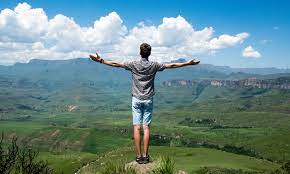
#> input picture test1.jpg, 290 x 174 px
$ python watercolor_img.py
#> lines starting #> are read from the running program, lines starting #| are printed output that depends on the picture
#fixing the imports
import cv2
import numpy as np

#..........phase1
#reading the img
image = cv2.imread('test1.jpg')
#> image is the input picture: shape (174, 290, 3); mean B, G, R 138.4, 137.3, 104.9

#resizing the image
#interpolation is cubic for best result
image_resized= cv2.resize(image,None,fx=1,fy=1)

#..........phase2
#removing impurities
image_cleared=cv2.medianBlur(image_resized,3)
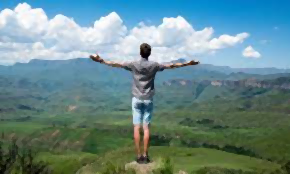
#> image_cleared: shape (174, 290, 3); mean B, G, R 138.5, 137.4, 104.9
image_cleared=cv2.medianBlur(image_cleared,3)
image_cleared=cv2.medianBlur(image_cleared,3)

image_cleared=cv2.edgePreservingFilter(image_cleared,sigma_s=5)
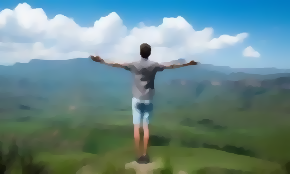
#> image_cleared: shape (174, 290, 3); mean B, G, R 138.5, 137.4, 104.9

#.......phase3
#Bilateral Image filtering
image_filtered=cv2.bilateralFilter(image_cleared,3,10,5)
#cv2.bilateralFilter(src,d,sigmacolor,sigmaspace)

for i in range(2):
    image_filtered=cv2.bilateralFilter(image_filtered,3,20,10)

for i in range(3):
    image_filtered=cv2.bilateralFilter(image_filtered,3,30,10)


#..........phase4
#sharpening the image using addweighted()
gaussian_mask=cv2.GaussianBlur(image_filtered,(7,7),2)
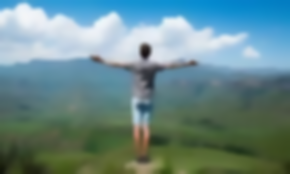
#> gaussian_mask: shape (174, 290, 3); mean B, G, R 138.5, 137.4, 104.9
image_sharp=cv2.addWeighted(image_filtered,1.5,gaussian_mask,-0.5,0)
image_sharp=cv2.addWeighted(image_sharp,1.4,gaussian_mask,-0.2,10)
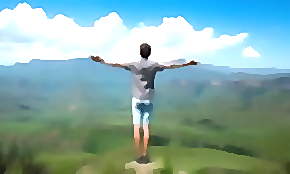
#> image_sharp: shape (174, 290, 3); mean B, G, R 167.6, 170.8, 133.5

#displaying image
cv2.imshow('final Image',image_sharp)
cv2.imshow('clear Impurities',image_cleared)
cv2.imshow('original',image_resized)
#cv2.imwrite('jpg file',image_sharp)
cv2.waitKey(0)

$ run again, with nature.jpg copied over test1.jpg
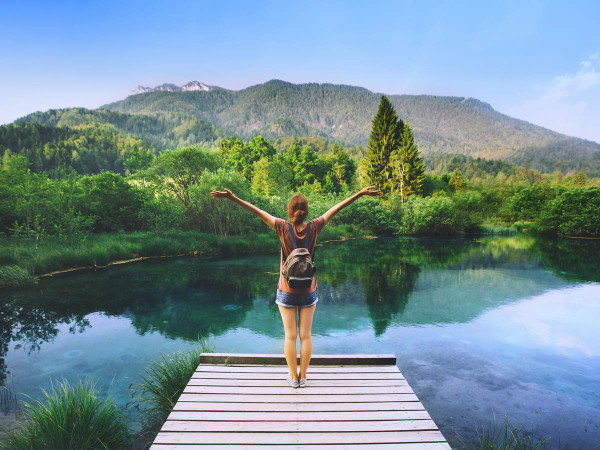
#> input picture nature.jpg, 600 x 450 px
#> image is the input picture: shape (450, 600, 3); mean B, G, R 147.9, 141.5, 116.6
#> `gaussian_mask=cv2.GaussianBlur(image_filtered,(7,7),2)`:
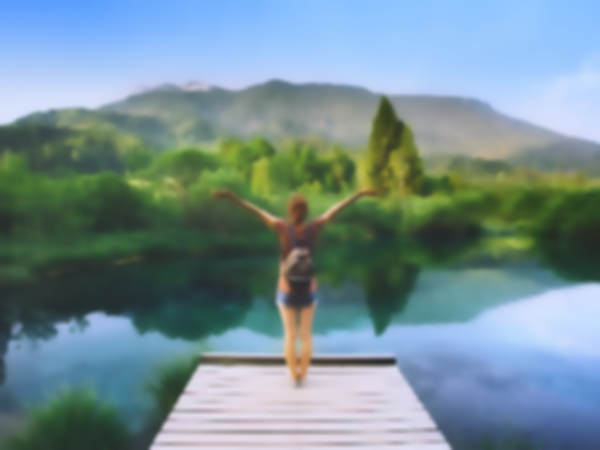
#> gaussian_mask: shape (450, 600, 3); mean B, G, R 148.3, 141.9, 117
#> `image_sharp=cv2.addWeighted(image_sharp,1.4,gaussian_mask,-0.2,10)`:
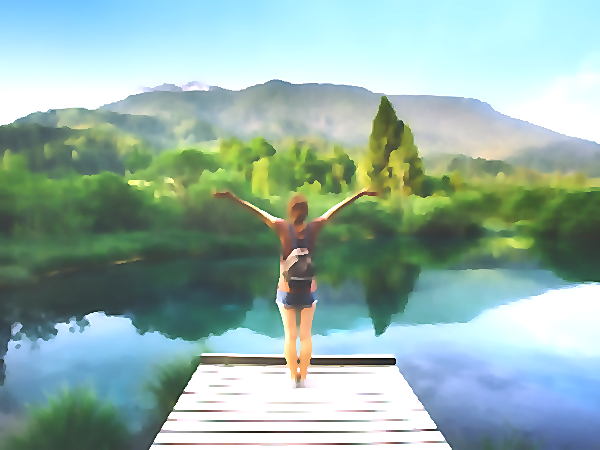
#> image_sharp: shape (450, 600, 3); mean B, G, R 169.9, 177.6, 148

$ run again, with test2.webp saved as test1.jpg
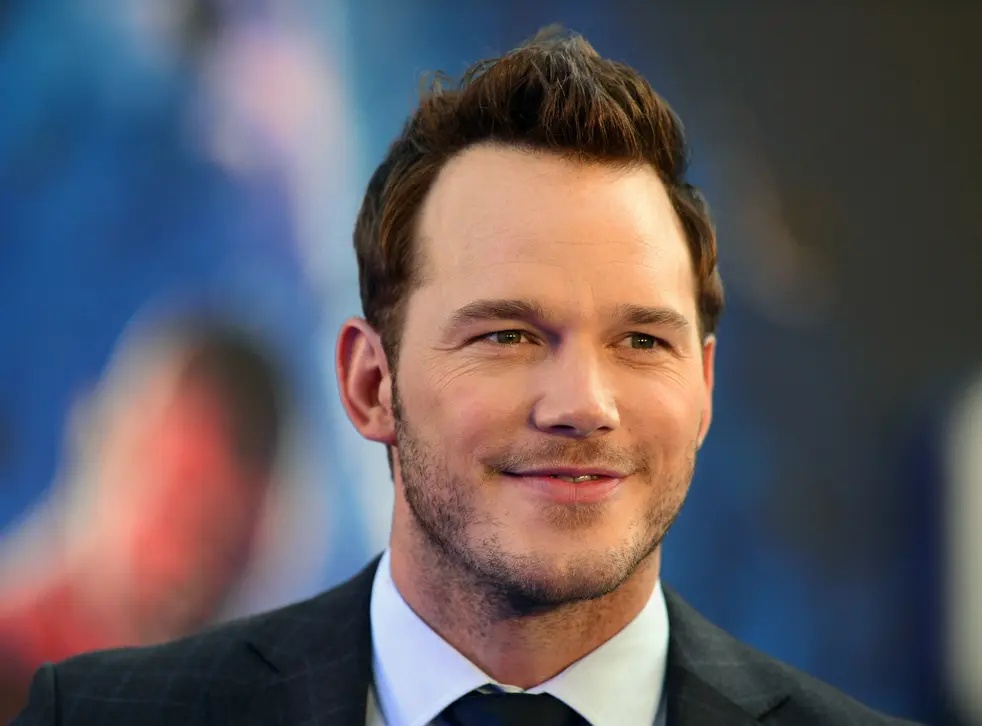
#> input picture test2.webp, 982 x 726 px
#> image is the input picture: shape (726, 982, 3); mean B, G, R 97.7, 91.4, 97.3
#> `image_sharp=cv2.addWeighted(image_sharp,1.4,gaussian_mask,-0.2,10)`:
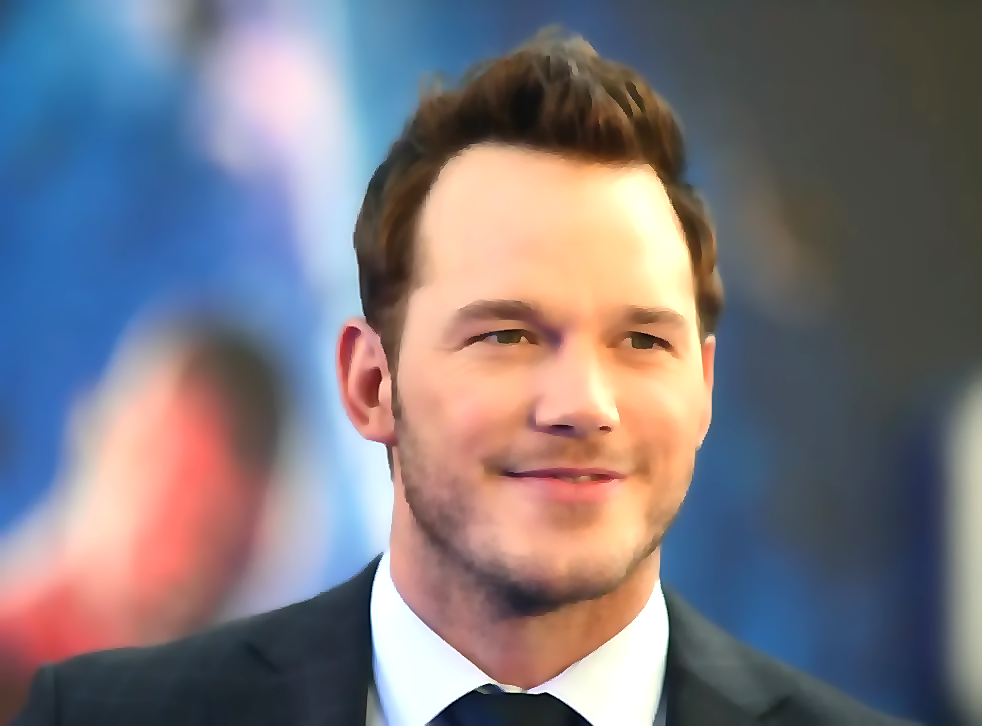
#> image_sharp: shape (726, 982, 3); mean B, G, R 126.5, 119.3, 124.1
